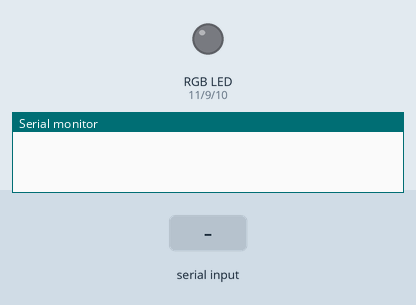
Simulated run of this sketch. Board: Arduino Uno, built with avr-gcc and run on an emulated ATmega328P. Parts: an RGB LED mixed from three pins (HIGH = lit), the last lines printed to the serial monitor. The test bench sets the inputs (shaded band).

Above: at 1.2 s.
1.3 s: "1" received over Serial
At 2.1 s:
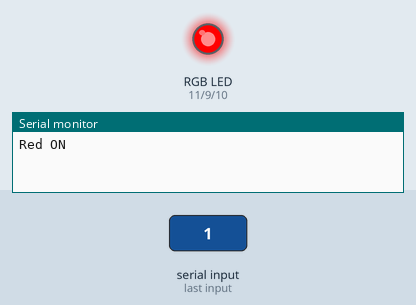
2.8 s: byte 51 (blue) received over Serial
At 3.3 s:
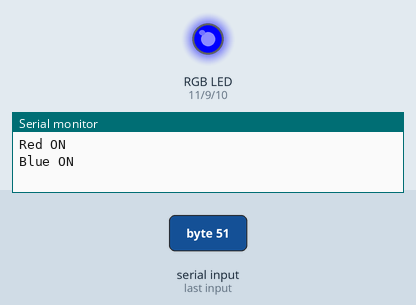
4.3 s: byte 4 (4) received over Serial
At 5.5 s:
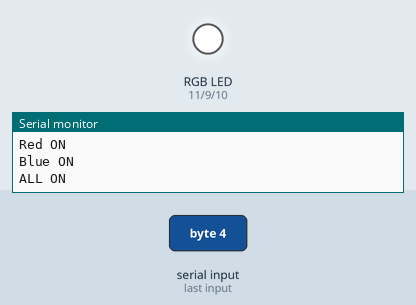
5.8 s: "2" received over Serial
At 6.8 s:
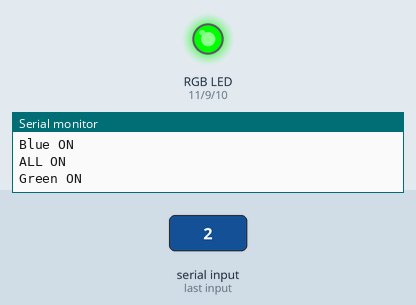
7.3 s: "0" received over Serial
At 7.9 s:
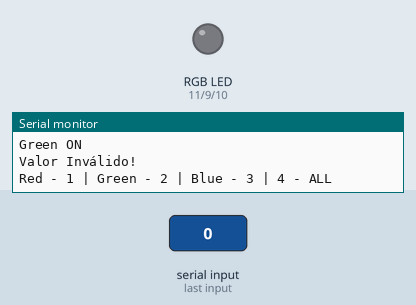
Timing chart, 0 to 9.8 s (numbered marks = the images above; inputs shaded):
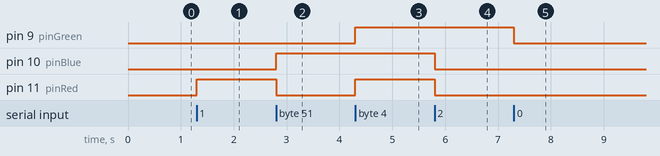

The sketch:

ledRGB.ino
```cpp
#define red 49
#define green 50
#define blue 51
int pinRed = 11;
int pinGreen = 9;
int pinBlue = 10;
int cor;

void setup(){
  Serial.begin(9600);
  Serial.flush();
  pinMode(pinRed, OUTPUT);
  pinMode(pinGreen, OUTPUT);
  pinMode(pinBlue, OUTPUT);
}

void loop(){
  if (Serial.available()>0){
    cor = Serial.read();
    digitalWrite(pinRed, LOW);
    digitalWrite(pinGreen, LOW);
    digitalWrite(pinBlue, LOW);
    if (cor == '1'){
      Serial.println("Red ON");
      digitalWrite(pinRed, HIGH);
    }else if(cor == green){
      Serial.println("Green ON");
      digitalWrite(pinGreen, HIGH);
    }else if(cor == blue){
      Serial.println("Blue ON");
      digitalWrite(pinBlue, HIGH);
    }else if(cor == 4){
      Serial.println("ALL ON");
      digitalWrite(pinRed, HIGH);
      digitalWrite(pinGreen, HIGH);
      digitalWrite(pinBlue, HIGH);
    }else{
      Serial.println("Valor Inválido!");
      Serial.println("Red - 1 | Green - 2 | Blue - 3 | 4 - ALL");
    }

    //Serial.flush();
    //delay(100);
  }

}
```

Measured:
- after the input at 1.3 s, pin 11 (pinRed): LOW → HIGH at once
- after the input at 2.8 s, pin 10 (pinBlue): LOW → HIGH at once; pin 11 (pinRed): HIGH → LOW at once
- after the input at 4.3 s, pin 9 (pinGreen), pin 11 (pinRed): LOW → HIGH at once
- after the input at 5.8 s, pin 10 (pinBlue), pin 11 (pinRed): HIGH → LOW at once
- after the input at 7.3 s, pin 9 (pinGreen): HIGH → LOW at once
